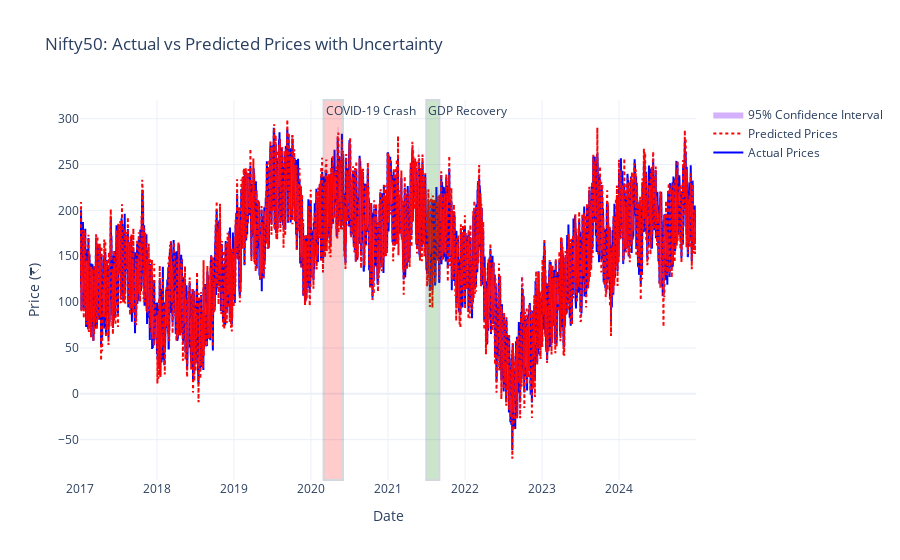

Write notebook code for a chart like this one.
### Code cell
import plotly.graph_objects as go
import pandas as pd
import numpy as np

# Create a sample DataFrame (replace with your actual data)
dates = pd.to_datetime(pd.date_range(start="2017-01-01", end="2024-12-31", freq='D'))
y_true = np.random.rand(len(dates)) * 100 + 100 + np.cumsum(np.random.randn(len(dates)) * 5) # Simulate prices
y_pred = y_true + np.random.randn(len(dates)) * 10 # Simulate predictions
pred_std = np.random.rand(len(dates)) * 5 # Simulate standard deviation of predictions
merged_df = pd.DataFrame({'Actual': y_true, 'Predicted': y_pred, 'pred_std': pred_std}, index=dates)
merged_df.index.name = 'Date'


# Create interactive plot
fig = go.Figure()

# Actual values
fig.add_trace(go.Scatter(
    x=merged_df.index[-len(y_true):],
    y=y_true[-len(y_true):], # Use only the last part of y_true
    name='Actual Prices',
    line=dict(color='blue'))
)

# Predicted values
fig.add_trace(go.Scatter(
    x=merged_df.index[-len(y_pred):],
    y=y_pred[-len(y_pred):], # Use only the last part of y_pred
    name='Predicted Prices',
    line=dict(color='red', dash='dot'))
)

# Uncertainty band
fig.add_trace(go.Scatter(
    x=merged_df.index[-len(y_pred):],
    y=y_pred[-len(y_pred):] + 1.96 * pred_std[-len(y_pred):], # Use only the last part of pred_std
    line=dict(width=0),
    showlegend=False)
)

fig.add_trace(go.Scatter(
    x=merged_df.index[-len(y_pred):],
    y=y_pred[-len(y_pred):] - 1.96 * pred_std[-len(y_pred):], # Use only the last part of pred_std
    fill='tonexty',
    line=dict(width=0),
    name='95% Confidence Interval')
)

# Add event markers
events = {
    'COVID-19 Crash': ('2020-03-01', '2020-06-01'),
    'GDP Recovery': ('2021-07-01', '2021-09-01')
}

for name, (start, end) in events.items():
    fig.add_vrect(
        x0=start, x1=end,
        fillcolor="red" if "Crash" in name else "green",
        opacity=0.2,
        annotation_text=name,
        annotation_position="top left"
    )

fig.update_layout(
    title='Nifty50: Actual vs Predicted Prices with Uncertainty',
    xaxis_title='Date',
    yaxis_title='Price (₹)',
    hovermode="x unified",
    template="plotly_white"
)

fig.show()

### Figure 1 — Plotly figure (JSON) as saved in the notebook; plotly's stock layout.template omitted (floating-point values rounded to 4 significant figures; data arrays with more than 128 entries replaced by an {"elided": "..."} marker saying what was removed)
{"data": [{"line": {"color": "blue"}, "name": "Actual Prices", "type": "scatter", "x": {"elided": "2922 str values"}, "y": {"elided": "2922 float values"}}, {"line": {"color": "red", "dash": "dot"}, "name": "Predicted Prices", "type": "scatter", "x": {"elided": "2922 str values"}, "y": {"elided": "2922 float values"}}, {"line": {"width": 0}, "showlegend": false, "type": "scatter", "x": {"elided": "2922 str values"}, "y": {"elided": "2922 float values"}}, {"fill": "tonexty", "line": {"width": 0}, "name": "95% Confidence Interval", "type": "scatter", "x": {"elided": "2922 str values"}, "y": {"elided": "2922 float values"}}], "layout": {"annotations": [{"showarrow": false, "text": "COVID-19 Crash", "x": "2020-03-01", "xanchor": "left", "xref": "x", "y": 1, "yanchor": "top", "yref": "y domain"}, {"showarrow": false, "text": "GDP Recovery", "x": "2021-07-01", "xanchor": "left", "xref": "x", "y": 1, "yanchor": "top", "yref": "y domain"}], "hovermode": "x unified", "shapes": [{"fillcolor": "red", "opacity": 0.2, "type": "rect", "x0": "2020-03-01", "x1": "2020-06-01", "xref": "x", "y0": 0, "y1": 1, "yref": "y domain"}, {"fillcolor": "green", "opacity": 0.2, "type": "rect", "x0": "2021-07-01", "x1": "2021-09-01", "xref": "x", "y0": 0, "y1": 1, "yref": "y domain"}], "title": {"text": "Nifty50: Actual vs Predicted Prices with Uncertainty"}, "xaxis": {"title": {"text": "Date"}}, "yaxis": {"title": {"text": "Price (₹)"}}}}
